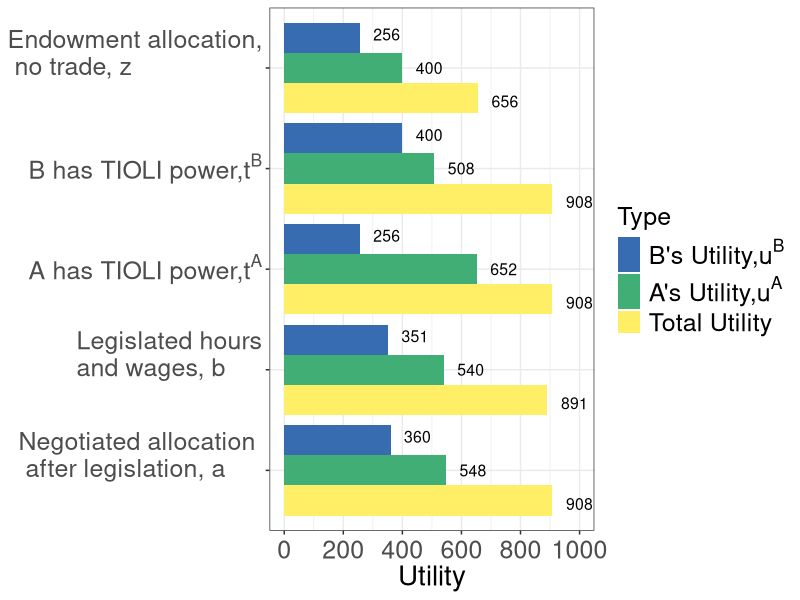
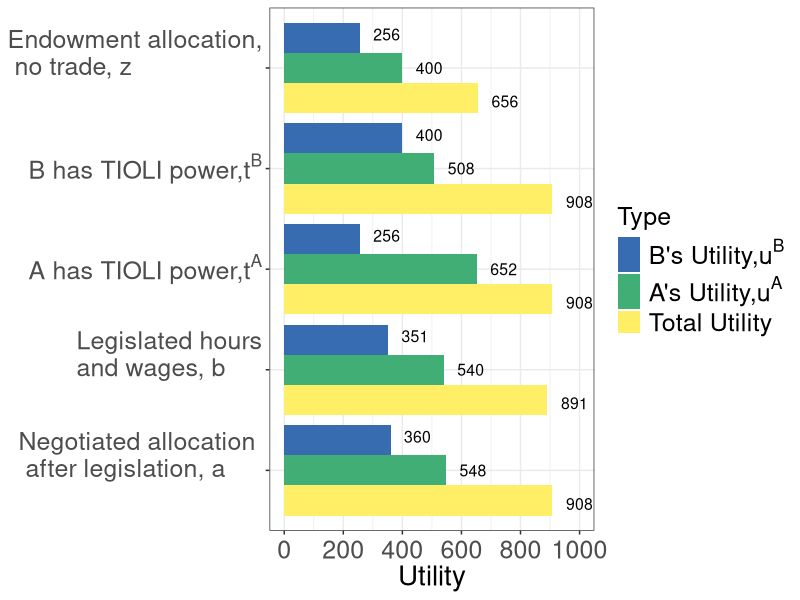

Write R code to recreate these figures, in order.
library(tidyverse)
ua <- c(400, 652, 508, 540, 548)
ub <- c(256, 256, 400, 351, 360)
point <- c("z", "ta", "tb", "b", "a")
totalu <- c(656, 908, 908, 891, 908)
df <- tibble(point, ua, ub, totalu)
dfnar <- 
  df %>% 
  gather(type, Utility, -point) %>% 
  arrange(point)
xaxislabs <- c("a",  "b",  expression(paste(t^A)), expression(paste(t^B)), "z")
x1 <- c("Endowment allocation,\n no trade, z")
x2 <- c(expression(paste("A has TIOLI power,", t^A)))
x3 <- c(expression(paste("B has TIOLI power,", t^B)))
x5 <- c("Negotiated allocation \n after legislation, a")
dfplot <-
  dfnar %>%
  mutate(point = factor(point, levels = c("z", "ta", "tb", "b", "a")),
         type = factor(type, levels = c("ub","ua", "totalu")))

plot1 <- dfnar %>% 
  ggplot(aes(x = point, y = Utility)) +
  geom_bar(aes(group = type, fill = type), stat = "identity", position = position_dodge()) + 
  #geom_text(aes(x=point,y=Utility,label=Utility),vjust=90) + 
  #geom_text(aes(x = point, y = Utility, label = Utility)) +
  #scale_x_discrete(labels = xaxislabs) + 
  scale_x_discrete(labels=c("z" = x1, "ta" = x2,
                            "tb" = x3, "b" = " Legislated hours\n and wages, b", "a" = x5)) +
  scale_y_continuous(breaks = seq(0,1000,200),
                   labels = seq(0,1000,200),
                   limits = c(0,1000)) +
  scale_fill_manual(values=c("#386cb0","#41AE76","#FFEF66"), 
                    name = "Type",
                    breaks = c("ub", "ua", "totalu"), 
                    labels = c(expression(paste("B's Utility,", u^B)), expression(paste("A's Utility,", u^A)),"Total Utility"))+
  #xlab("Point in the Edgeworth Box") + 
  theme_bw() +
  theme(legend.position = "right",
        axis.title = element_text(size = 20),
        axis.title.y = element_blank(),
        axis.text.y = element_text(size = 18),
        #legend.title = element_text(size = 16),
        legend.text = element_text(size = 18),
        legend.title = element_text(size = 18),
        axis.text.x  = element_text(vjust = 0.5, size = 18)) + 
  geom_text(
    aes(x = point, y = Utility, label = Utility, group = type), 
    hjust = -0.5, size = 4,
    position = position_dodge(width = 1),
    inherit.aes = TRUE
  ) + 
  coord_flip() 
plot1 



ggsave("property/unions_bargraph.pdf", plot1, width = 10, height = 7)

# scale_fill_discrete(name = "", 
#                     breaks = c("ua", "ub", "totalu"), 
#                     labels = c(expression(paste("A's Utility, ", u^A)), expression(paste("B's Utility, ",u^B), "Total Utility"))
# ) +
#   scale_color_discrete(name = "", 
#                        breaks = c("ua", "ub", "totalu"), 
#                        labels = c(expression(paste("A's Utility, ", u^A)), expression(paste("B's Utility, ",u^B), "Total Utility"))
#   ) +
